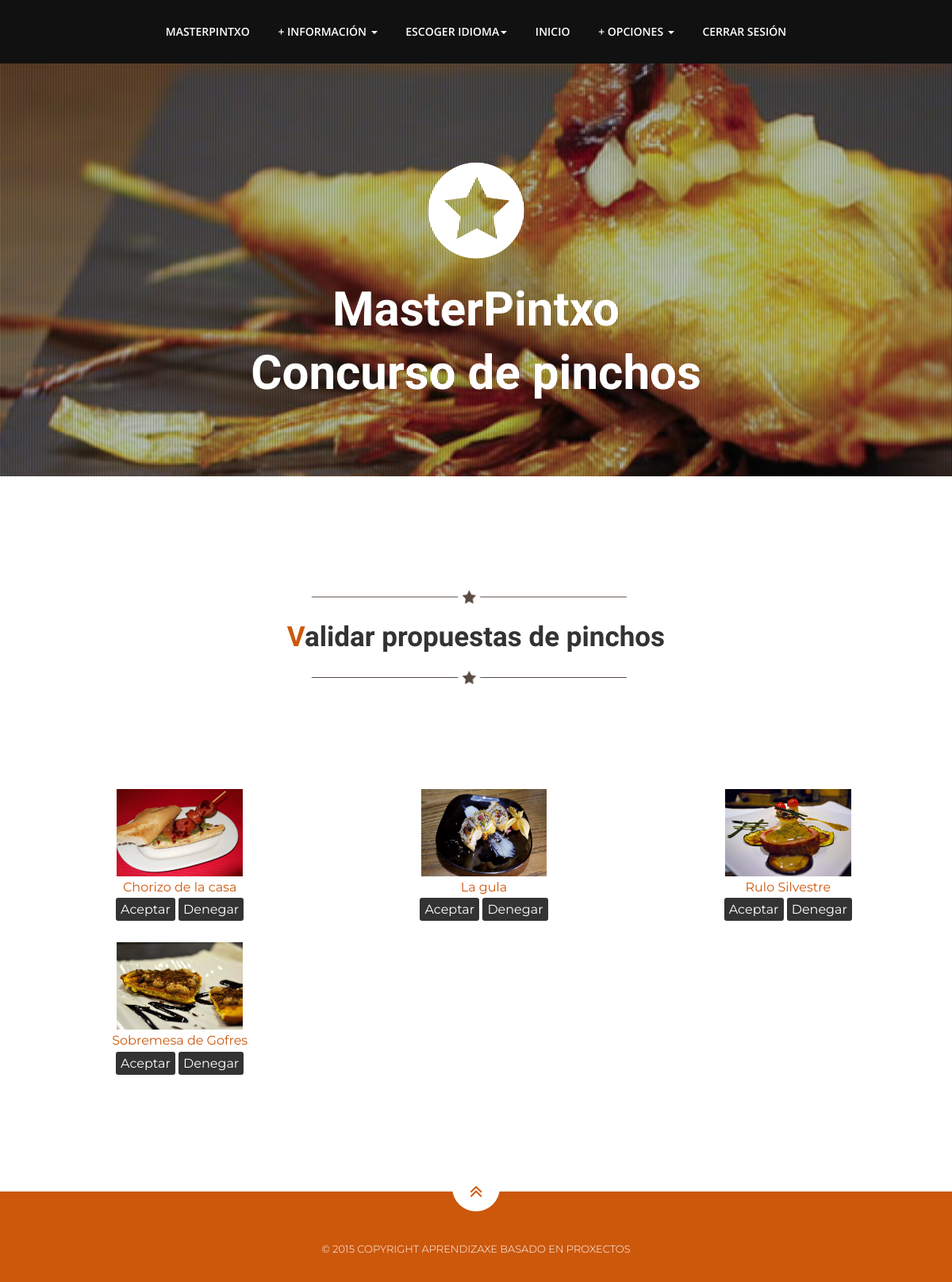
The page /index.php?controller=organizador&action=index (signed in) on the database its author committed.
### tables this page shows
CREATE TABLE IF NOT EXISTS `Pincho` (
  `idPincho` INT NOT NULL COMMENT '',
  `nombreP` VARCHAR(45) NOT NULL COMMENT '',
  `descripcionP` LONGTEXT NOT NULL COMMENT '',
  `precio` VARCHAR(4) NOT NULL COMMENT '',
  `concursante` TINYINT(1) NOT NULL DEFAULT 0 COMMENT '',
  `finalista` TINYINT(1) NOT NULL DEFAULT 0 COMMENT '',
  `Establecimiento_nif` VARCHAR(9) NOT NULL COMMENT '',
  `rutaImagen` VARCHAR(100) NULL COMMENT '',
  `confirmado` TINYINT(1) NOT NULL COMMENT '',
  PRIMARY KEY (`idPincho`)  COMMENT '',
  CONSTRAINT `fk_Pincho_Establecimiento1`
    FOREIGN KEY (`Establecimiento_nif`)
    REFERENCES `Establecimiento` (`nif`)
    ON DELETE NO ACTION
    ON UPDATE NO ACTION);

### nucleo/ViewManager.php (called while the page is built, shortened)
<?php
class ViewManager {
  private $variables = array();
  public function setVariable($varname, $value, $flash=false) {
    $this->variables[$varname] = $value;
  }
  public function getVariable($varname, $default=NULL) {
    return $this->variables[$varname];
  }
  public function render($controller, $viewname) {
    include(__DIR__."/../vistas/$controller/$viewname.php");
  }
  private static $viewmanager_singleton = NULL;
  public static function getInstance() {
    if (self::$viewmanager_singleton == null) {
      self::$viewmanager_singleton = new ViewManager();
    }
    return self::$viewmanager_singleton;
  }
}

### index.php (called while the page is built, shortened)
<?php
function run() {
  try {
    $controller = loadController($_GET["controller"]);
    $actionName = $_GET["action"];
    $controller->$actionName();
  } catch(Exception $ex) {
    die("An exception occured!!!!!".$ex->getMessage());
  }
}
function loadController($controllerName) {
  return new $controllerClassName();
}
run();
?>

### vistas/messages/messages_es.php (called while the page is built)
<?php
  $i18n_messages = array()
?>

### nucleo/I18n.php (called while the page is built, shortened)
<?php
class I18n {
  private $messages;
  public function setLanguage($language) {
    $this->messages = $i18n_messages;
  }
  public function i18n($key) {
    if (isset($this->messages[$key])){
      return $this->messages[$key];
    }else{
      return $key;
    }
  }
  private static $i18n_singleton = null;
  public static function getInstance() {
    if (self::$i18n_singleton == NULL) {
      self::$i18n_singleton = new I18n();
    }
    return self::$i18n_singleton;
  }
}
	function i18n($key) {
  return I18n::getInstance()->i18n($key);
}

### model/PinchoMapper.php (called while the page is built, shortened)
<?php
require_once(__DIR__ . "/../nucleo/PDOConnection.php");
class PinchoMapper
{
    private $db;
    public function __construct()
    {
        $this->db = PDOConnection::getInstance();
    }
    public function consultarPinchosPropuestos()
    {
        $stmt = $this->db->query("select * from Pincho where concursante='0' and confirmado='0'");
        $pincho = $stmt->fetchAll(PDO::FETCH_ASSOC);
        return $pincho;
    }
}

### nucleo/PDOConnection.php (called while the page is built)
<?php
class PDOConnection {
  private static $dbhost = "127.0.0.1";
  private static $dbname = "G_31MasterPintxo";
  private static $dbuser = "adminG31";
  private static $dbpass = "abc123.";
  private static $db_singleton = null;
  public static function getInstance() {
    if (self::$db_singleton == null) {
      self::$db_singleton = new PDO(
	"mysql:host=".self::$dbhost.";dbname=".self::$dbname.";charset=utf8",
	self::$dbuser,
	self::$dbpass,
	array(
	  PDO::ATTR_EMULATE_PREPARES => false,
	  PDO::ATTR_ERRMODE => PDO::ERRMODE_EXCEPTION
	)
      );
    }
    return self::$db_singleton;
  }
}
?>

### vistas/organizador/inicioOrganizador.php (the view, shortened to what this page needs)
<?php
require_once(__DIR__ . "/../../nucleo/ViewManager.php");
$view = ViewManager::getInstance();
$listaPinProp = $view->getVariable("listaPinProp");
?>
										<li class="menuItem"><a href="index.php?controller=usuario&amp;action=index#seccionI"><?= i18n("Inicio")?></a></li>
										<li class="dropdown">
											<a href="#" class="dropdown-toggle" data-toggle="dropdown" role="button" aria-expanded="false"><?= i18n("+ opciones")?>  <span class="caret"></span></a>
										</li>
										<li class="menuItem"><a href="index.php?controller=usuario&amp;action=logout"><?= i18n("Cerrar sesi&oacute;n")?></a></li>
									</ul>
								</div>
							</div>
						</div>
					</div>
				</div>
			</div>
		</div>
	</div>
	</header>
	<section id="seccionI">
		<div class="container">
				<div class="heading">
					<img class="dividerline" src="img/sep.png" alt="separador">
					<h2><?= i18n("Validar propuestas de pinchos")?></h2>
					<img class="dividerline" src="img/sep.png" alt="separador">
					<h3><br></h3>
					<h3><br></h3>
			</div>
		</div>
		<div class="container">
			<div class="form centrador">
				<div class="row">
					<?php foreach($listaPinProp as $pincho) :?>
						<form class="form-vertical" method="POST" action="index.php?controller=organizador&amp;action=validarPropuesta">
								<div class="col-md-4">
									<a class="contact pincho" target="secundaria" href="index.php?controller=pincho&amp;action=consultarPincho&amp;idPincho=<?php echo $pincho["idPincho"]; ?>">
										<img class="imgPeq" alt="imagen pincho" src="<?php echo $pincho["rutaImagen"];?>"/>
									</a>
									<div>
										<a class="contact pincho" target="secundaria" href="index.php?controller=pincho&amp;action=consultarPincho&amp;idPincho=<?php echo $pincho["idPincho"]; ?>">
											<?php echo htmlentities($pincho["nombreP"]); ?>
										</a>
									</div>
									<div>
										<button type="submit" name="aceptar" class="contact submit"><?= i18n("Aceptar")?></button>
										<button type="submit" name="denegar" class="contact submit"><?= i18n("Denegar")?></button>
									</div>
									<br>
								</div>
						</form>
					<?php endforeach; ?>
				</div>
			</div>
		</div>
	</section>

### css/theme.css (style rules this page uses)
body { font-family:'Montserrat',sans-serif; font-size:16px; line-height:1.7; color:#777; font-weight:400; overflow-x:hidden; }
h1,h2,h3,h4,h5,h6 { color:#333; line-height:1.4; font-weight:700; }
a,a:hover { color:#cc580c; text-decoration: none; }
img { max-width: 100%; }
.nav>li>a { display:inline-block; }
.navbar-nav>li { float:none; display:inline-block; }
.navbar.navbar-inverse.navbar-static-top a { color:#fff; padding:31px 16px; line-height:18px; text-align:center; }
.heading { padding-bottom:15px; text-align:center; max-width:960px; margin:0px auto; padding-top:80px; }
.heading h2 { font-weight:700; font-family:'Playball',cursive; font-size:35px; color:#333; margin:0; padding:5px; }
.heading h2::first-letter { color:#cc580c; }
.heading h3 { font-size:16px; line-height:1.7; }
.contact.submit { background:#333; font-family:'Montserrat',sans-serif; color:#fff; font-size:16px; font-weight:400; text-align:center; margin:0px; border:none !important; border-radius:3px; }

### css/estilo.css (style rules this page uses)
.centrador { margin: 0 auto; text-align:center; }
@media (min-width: 992px) { .container form { padding-left: 20px !important; } }
.imgPeq { width:45%; height: 110px; }

### rows shown on the page
pincho: rutaImagen (picture), nombreP "Chorizo de la casa"
pincho: rutaImagen (picture), nombreP "La gula"
pincho: rutaImagen (picture), nombreP "Rulo Silvestre"
pincho: rutaImagen (picture), nombreP "Sobremesa de Gofres"

### other values the page prints
i18n("Concurso de pinchos") "Concurso de pinchos"
i18n("+ informaci&oacute;n") "+ INFORMACIÓN"
i18n("Escoger idioma") "ESCOGER IDIOMA"
i18n("Inicio") "INICIO"
i18n("+ opciones") "+ OPCIONES"
i18n("Cerrar sesi&oacute;n") "CERRAR SESIÓN"
i18n("Validar propuestas de pinchos") "Validar propuestas de pinchos"
